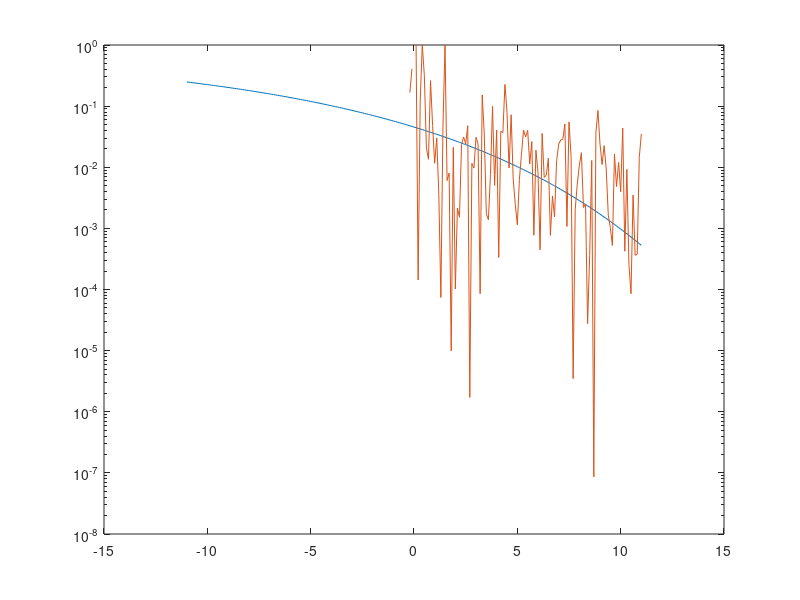

Here is the MATLAB script that generated this plot:
x = -11:0.1:11;
ax= exp(x/10);
ber = erfc(sqrt(2*ax));
%semilogy(x, ber);
%grid on;
reciv = zeros(size(x));
noise = zeros(size(x));
val = [-1, 1];
for n = 1:length(x)
    sigma = 1/(sqrt(2*x(n)));
    bit = val(randi(length(val)));
    noise(n) = sigma * randn;
    reciv(n) = bit + noise(n);
end
SNR = log(reciv ./ noise);
ber2 = erfc(sqrt(2*SNR));
semilogy(x, ber, x, ber2);
